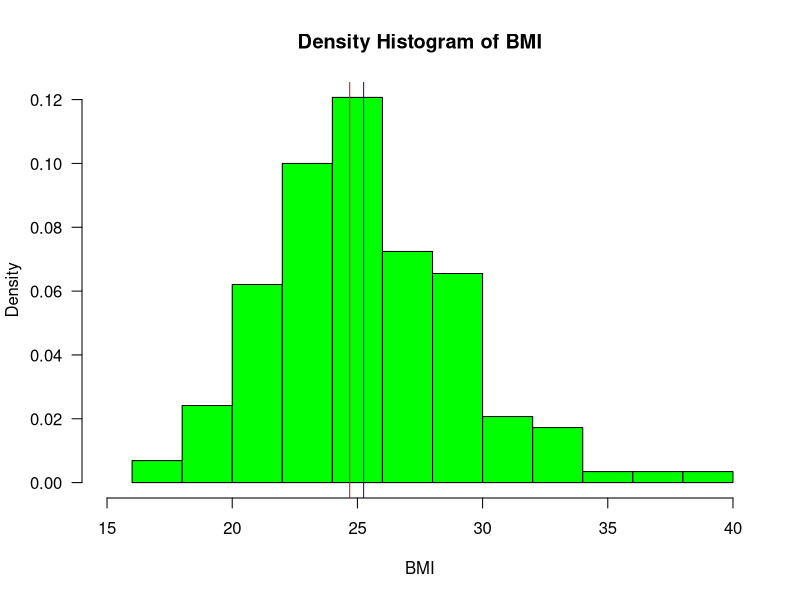
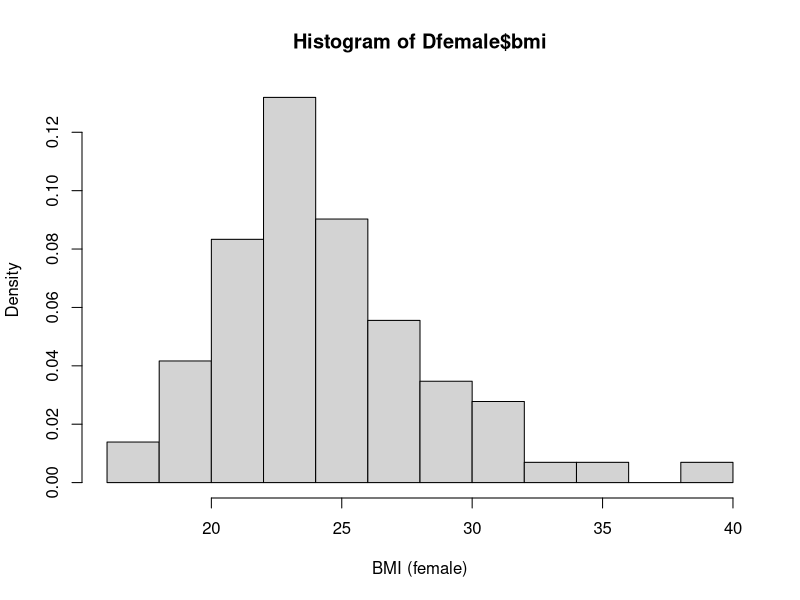
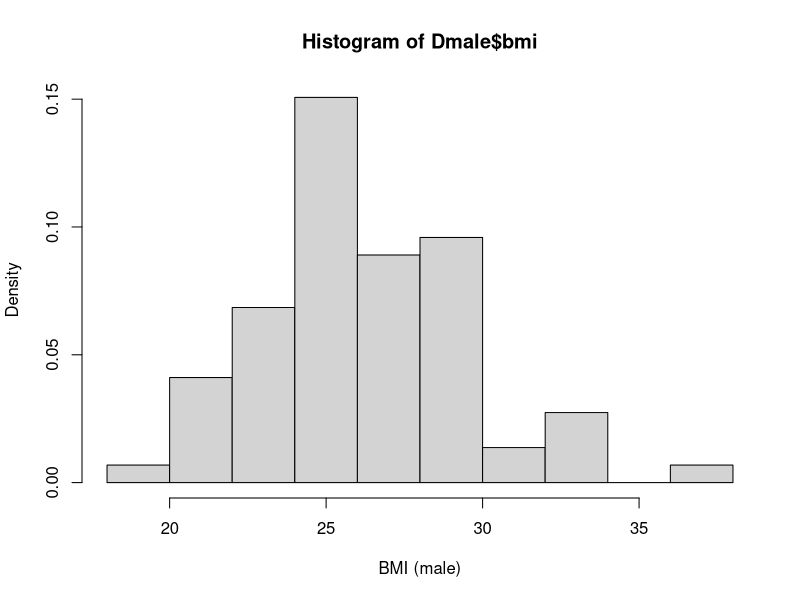
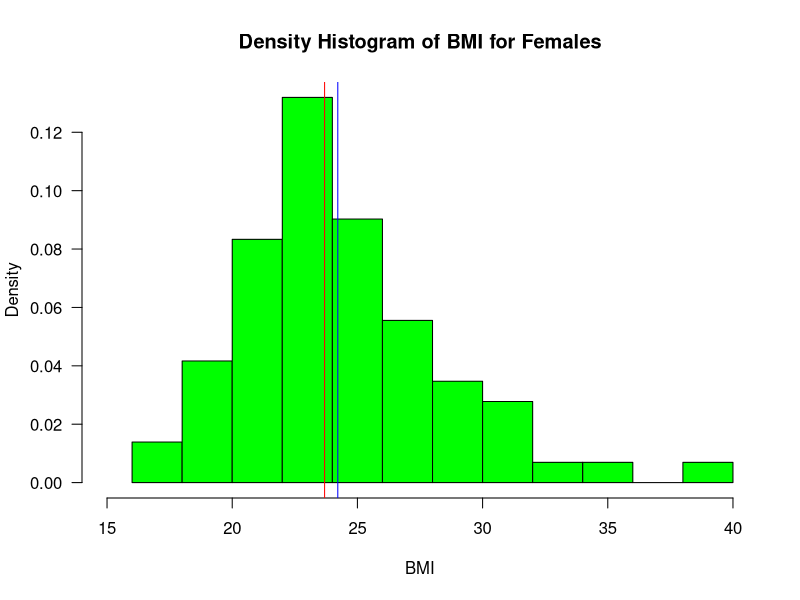
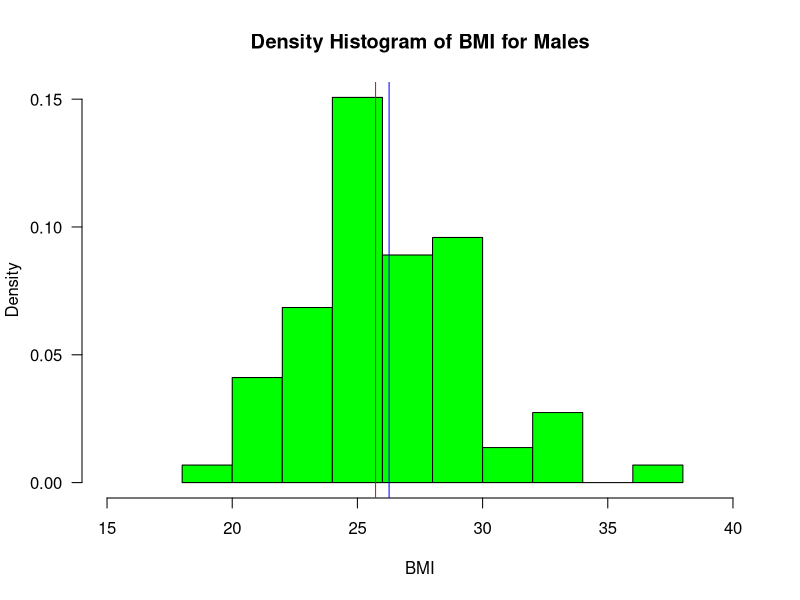
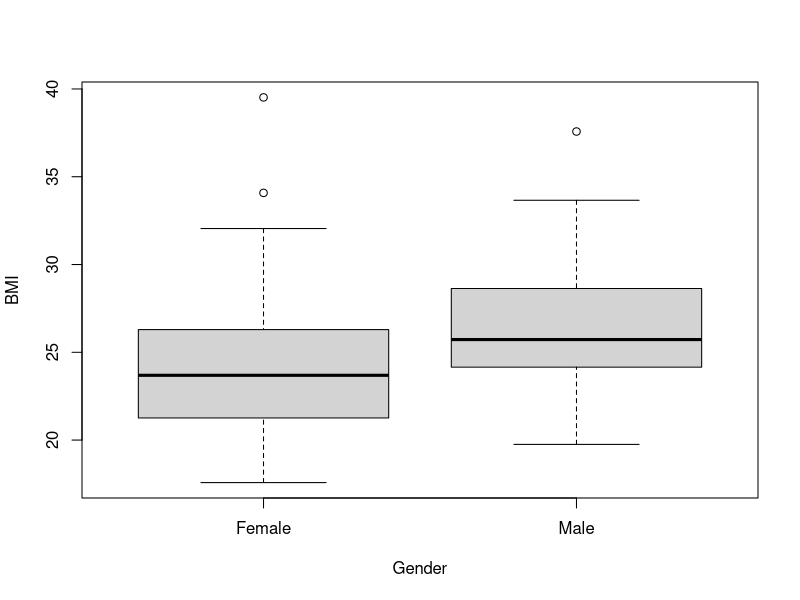

The R source for these figures, in order: (Note: this script raises an error after producing the figures.)

###########################################################################
## Set the working directory

## In RStudio the working directory is easily set via the menu
## "Session -> Set Working Directory -> To Source File Location" 
## Note: In R only "/" is used for separating in paths 
## (i.e. no backslash).
setwd("/Users/wojciechciok/Documents/DTU/Statistics/project1/Statistics_Project1")

###########################################################################
## Read data into R

## Read data from bmi1_data.csv
D <- read.table("bmi1_data.csv", header=TRUE, sep=";", as.is=TRUE)

#1: height    cm
#2: weight    kg
#3: gender    0: Female   1: Male
#4: urbanity  1: Outside urban areas
#             2: City with less than 10,000 inhabitants
#             3: City with 10,000 to 49,999 inhabitants
#             4: City with 50,000 to 99,999 inhabitants
#             5: City with over 100,000 inhabitants
#5: fastfood  1: Never
#             2: Less than 1 time per year 3) 1-11 times per year
#             4: 1-3 times per month
#             5: 1-2 times per week
#             6: 3-4 times per week
#             7: 5-6 times per week
#             8: Every day

###########################################################################
## Simple overview of the data

## Dimensions of D (number of rows and columns)
dim(D)
##  Column/variable names
names(D)
## The first rows/observations
head(D)
## The last rows/observations
tail(D)
## Selected summary statistics
summary(D)
## Another type of summary of the dataset
str(D)
## Check for missing values
sum(is.na.data.frame(D))

###########################################################################
## Calculate BMI scores

## Calculate BMI scores and add new variable to D
D$bmi <- D$weight/(D$height/100)^2

###########################################################################
## Histogram (empirical density)

## Histogram describing the empirical density of the BMI scores
## (histogram of the BMI scores normalized to have an area of 1)

hist(D$bmi, main = "Density Histogram of BMI", xlim = c(15,40),xlab="BMI", prob=TRUE,
     las=1, 
     col = "green")
abline(v=median(D$bmi),col="red")
abline(v=mean(D$bmi),col="blue")

###########################################################################
## Taking subsets of the data using 'subset'

## Divide data into two subsets according to gender
Dfemale <- subset(D, gender == 0)
Dmale <- subset(D, gender == 1)

###########################################################################
## Density histograms by gender

## Density histograms describing the empirical density
## of the BMI scores of women and men, respectively.
hist(Dfemale$bmi, xlab="BMI (female)", prob=TRUE)
hist(Dmale$bmi, xlab="BMI (male)", prob=TRUE)

hist(Dfemale$bmi, main = "Density Histogram of BMI for Females", xlim = c(15,40),xlab="BMI", prob=TRUE,
     las=1, 
     col = "green")
abline(v=median(Dfemale$bmi),col="red")
abline(v=mean(Dfemale$bmi),col="blue")

hist(Dmale$bmi, main = "Density Histogram of BMI for Males", xlim = c(15,40),xlab="BMI", prob=TRUE,
     las=1, 
     col = "green")
abline(v=median(Dmale$bmi),col="red")
abline(v=mean(Dmale$bmi),col="blue")

###########################################################################
## Box plot

## Box plot of BMI scores by gender
boxplot(Dfemale$bmi, Dmale$bmi, names=c("Female", "Male"), 
        xlab="Gender", ylab="BMI")

###########################################################################
## Summary statistics for BMI

Tbl <- data.frame()
Tbl[1, "Number of obs."] <- sum(!is.na(D$bmi))
Tbl[1, "Sample mean"] <- mean(D$bmi)
Tbl[1, "Sample Variance"] <- var(D$bmi)
Tbl[1, "Sample st. dev."] <- sd(D$bmi)
Tbl[1, "Lower quartile"] <- quantile(D$bmi, 0.25)
Tbl[1, "Median"] <- median(D$bmi)
Tbl[1, "Upper quartile"] <- quantile(D$bmi, 0.75)
for(i in 0:1){
  Tbl[i+2, "Number of obs."] <- sum(!is.na(D$bmi[D$gender == i]))
  Tbl[i+2, "Sample mean"] <- mean(D$bmi[D$gender == i])
  Tbl[i+2, "Sample Variance"] <- var(D$bmi[D$gender == i]) 
  Tbl[i+2, "Sample st. dev."] <- sd(D$bmi[D$gender == i]) 
  Tbl[i+2, "Lower quartile"] <- quantile(D$bmi[D$gender == i], 0.25)
  Tbl[i+2, "Median"] <- median(D$bmi[D$gender == i])
  Tbl[i+2, "Upper quartile"] <- quantile(D$bmi[D$gender == i], 0.75)
}

row.names(Tbl) <- c("Everyone", "Women","Men")
xtable(Tbl, align = "p{1.5cm}p{1.5cm}p{1.5cm}p{1.5cm}p{1.5cm}p{1.5cm}p{1.5cm}p{1.5cm}")

###########################################################################
## qq-plot for model validation

## New variable 'logbmi' with log-transformed BMI
D$logbmi <- log(D$bmi)
## qq-plot of log-transformed BMI
qqnorm(D$logbmi)
qqline(D$logbmi)

## histogram of log-transformed BMI
hist(D$logbmi, main = "Density Histogram of log transformed BMI", xlab="BMI", prob=TRUE,
     las=1, 
     col = "green")

mean(D$logbmi)
sd(D$logbmi)
length(D$logbmi)
##student-t
qt(p=0.975, df=length(D$logbmi)-1)
res <- t.test(D$logbmi, conf.level = 0.95)

##range of median BMI
exp(res[['conf.int']][1])
exp(res[['conf.int']][2])

###########################################################################
## One-sample t-test
mean <- mean(D$logbm)
u0 <- log(25)
s = sd(D$logbm)
n = length(D$logbm)
tobs <- (mean-u0)/(s/sqrt(n))
tobs
pvalue <- 2*(1-pt(abs(tobs), df=n-1))
pvalue
## Testing hypothesis mu=log(25) for log-transformed BMI

t.test(D$logbmi, mu=log(25))

###########################################################################
## CI's for the mean and median

## Consider data for women only
Dfemale <- subset(D, gender == 0)
## Compute CI for mean log-BMI score of a woman
KI <- t.test(Dfemale$logbmi, conf.level=0.95)$conf.int
KI
## "Back-transform" to get a CI for median BMI score of a woman
exp(KI)

###########################################################################
## Welch t-test for comparing two (independent) samples

## Comparison of mean logBMI for women and men
t.test(D$logbmi[D$gender == 0], D$logbmi[D$gender == 1])

###########################################################################
## Computing correlations

## Computing correlations between selected variables
cor(D[,c("weight","fastfood","bmi")], use="pairwise.complete.obs")

###########################################################################
## Subsets in R
  
## Optional extra remark about taking subsets in R
##
## A logical vector with a TRUE or FALSE for each value 
## of a column in D, e.g.: Find all women in the data
D$gender == 0
## Can be used to find all the data for women
D[D$gender == 0, ]
## Alternatively, use the 'subset' function
subset(D, gender == 0)
## More complex logical expressions can be made, e.g.:
## Find all women who weigh less than 55 kg
subset(D, gender == 0 & weight < 55)

###########################################################################
## More R tips

## Use a 'for'-loop to calculate the summary statistics
## and assign the result to a new data.frame
Tbl <- data.frame()
for(i in 0:1){
  Tbl[i+1, "mean"] <- mean(D$bmi[D$gender == i])
  Tbl[i+1, "var"] <- var(D$bmi[D$gender == i])
}
row.names(Tbl) <- c("Women","Men")
## View the contents of Tbl
Tbl

## In R there are also more condensed ways to do such calculations.
## For example,
aggregate(D$bmi, by=list(D$gender), function(x){ 
  c(mean=mean(x), var=var(x)) 
})
## See more useful functions with: ?apply, ?aggregate and ?lapply
## For extremely efficient data handling see, e.g., the packages: 
## dplyr, tidyr, reshape2 and ggplot2

## LaTeX tips:
##
## The R package "xtable" can generate LaTeX tables written to a file 
## and thereby they can automatically be included in a .tex document.
## 
## The R package "knitr" can be used very elegantly to generate .tex 
## documents with R code written directly in the document. This 
## document and the book were generated using knitr.
